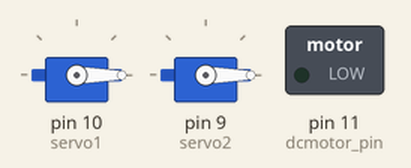
Simulated run of this sketch. Board: Arduino Uno, built with avr-gcc and run on an emulated ATmega328P. Shown: 2 × servo, switched loads named in the sketch (green lamp = pin HIGH).

Above: at 0.1 s.
At 2.1 s:
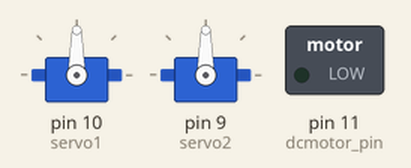
At 6.1 s:
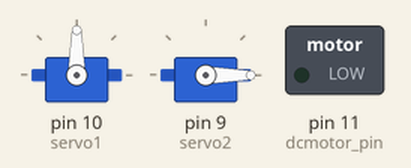
Timing chart, 0 to 7.6 s (numbered marks = the images above):
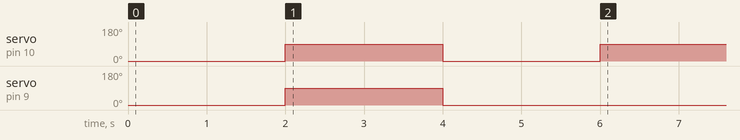

The sketch:

ServoTest.ino
```cpp
#include "Servo.h"

Servo servo1;
Servo servo2;

#define dcmotor_pin 11

void setup() {
  pinMode(dcmotor_pin, OUTPUT);
  servo1.attach(10);
  servo2.attach(9);

  servo1.write(0);
  servo2.write(0);

  delay(2000);

  servo1.write(90);
  servo2.write(90);

  delay(2000);

  servo1.write(0);
  servo2.write(0);

  delay(2000);

  servo1.write(90);
  servo2.write(0);

  delay(2000);

}

void loop() {
  // put your main code here, to run repeatedly:
}
```
